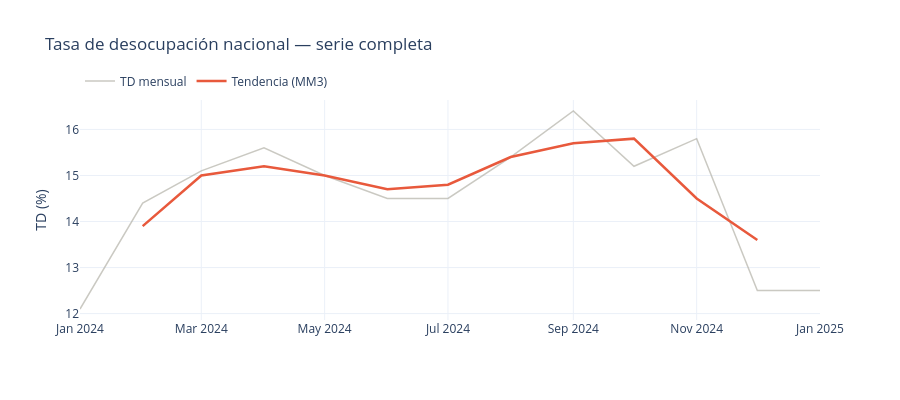
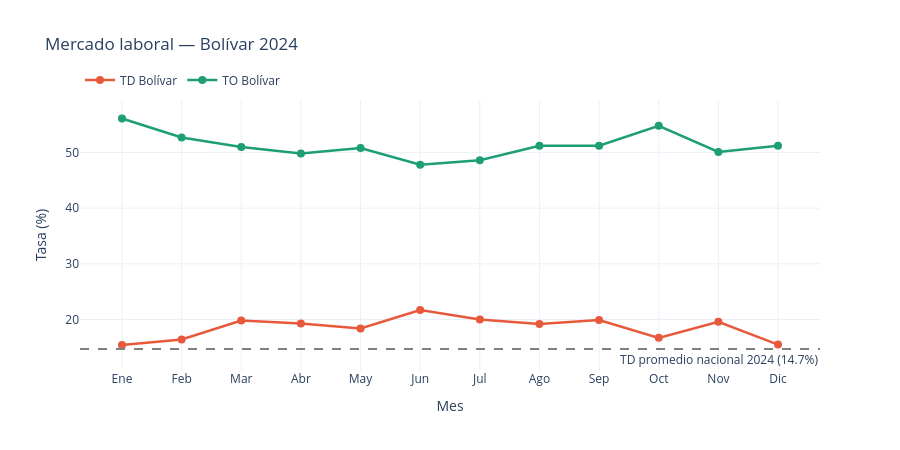
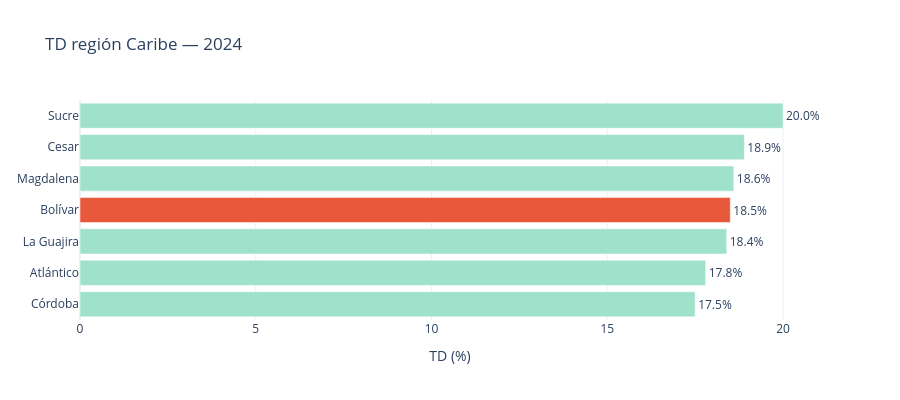
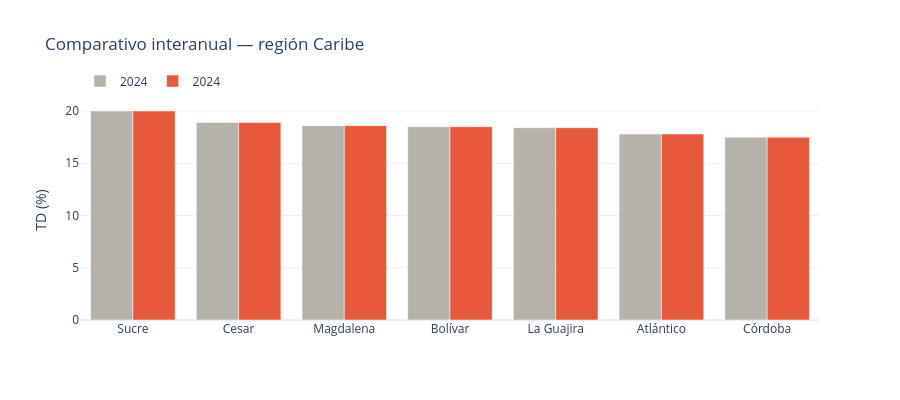

The cell these charts' notebook holds for them, in order:
### Code cell
# ═══════════════════════════════════════════════════════════
# 12. GRÁFICAS
# ═══════════════════════════════════════════════════════════

# ── G1: Serie completa nacional con tendencia ─────────────
fig1 = go.Figure()
fig1.add_trace(go.Scatter(
    x=ind_serie['periodo'], y=ind_serie['TD'],
    mode='lines', name='TD mensual',
    line=dict(color='#B4B2A9', width=1.5), opacity=0.7
))
fig1.add_trace(go.Scatter(
    x=ind_serie['periodo'], y=ind_serie['TD_mm3'],
    mode='lines', name='Tendencia (MM3)',
    line=dict(color='#E8593C', width=2.5)
))
fig1.update_layout(
    title='Tasa de desocupación nacional — serie completa',
    xaxis_title='', yaxis_title='TD (%)',
    template='plotly_white', height=400,
    legend=dict(orientation='h', yanchor='bottom', y=1.02)
)
fig1.show()

# ── G2: Bolívar mes a mes con referencia nacional ─────────
td_ref = ind_nac['TD'].mean().round(1)
fig2 = go.Figure()
fig2.add_trace(go.Scatter(
    x=ind_bolivar.index, y=ind_bolivar['TD'],
    mode='lines+markers', name='TD Bolívar',
    line=dict(color='#E8593C', width=2.5), marker=dict(size=8)
))
fig2.add_trace(go.Scatter(
    x=ind_bolivar.index, y=ind_bolivar['TO'],
    mode='lines+markers', name='TO Bolívar',
    line=dict(color='#1D9E75', width=2.5), marker=dict(size=8)
))
fig2.add_hline(
    y=td_ref, line_dash='dash', line_color='gray',
    annotation_text=f'TD promedio nacional {anno_completo} ({td_ref}%)',
    annotation_position='bottom right'
)
fig2.update_layout(
    title=f'Mercado laboral — Bolívar {anno_completo}',
    xaxis_title='Mes', yaxis_title='Tasa (%)',
    template='plotly_white', height=450,
    legend=dict(orientation='h', yanchor='bottom', y=1.02)
)
fig2.show()

# ── G3: Ranking Caribe ────────────────────────────────────
colores = ['#E8593C' if d == 'Bolívar' else '#9FE1CB' for d in ind_caribe.index]
fig3 = go.Figure(go.Bar(
    x=ind_caribe['TD'], y=ind_caribe.index, orientation='h',
    marker_color=colores,
    text=ind_caribe['TD'].astype(str)+'%', textposition='outside'
))
fig3.update_layout(
    title=f'TD región Caribe — {anno_completo}',
    xaxis_title='TD (%)', template='plotly_white', height=400,
    yaxis={'categoryorder':'total ascending'}
)
fig3.show()

# ── G4: Comparativo interanual Caribe ─────────────────────
fig4 = go.Figure()
fig4.add_trace(go.Bar(
    name=str(anno_anterior), x=comp_caribe.index,
    y=comp_caribe[f'TD_{anno_anterior}'], marker_color='#B4B2A9'
))
fig4.add_trace(go.Bar(
    name=str(anno_completo), x=comp_caribe.index,
    y=comp_caribe[f'TD_{anno_completo}'], marker_color='#E8593C'
))
fig4.update_layout(
    title='Comparativo interanual — región Caribe',
    barmode='group', yaxis_title='TD (%)',
    template='plotly_white', height=400,
    legend=dict(orientation='h', yanchor='bottom', y=1.02)
)
fig4.show()

# ── G5: Brecha de género por mes ──────────────────────────
fig5 = go.Figure()
fig5.add_trace(go.Scatter(
    x=td_g.index, y=td_g['Hombre'],
    mode='lines+markers', name='Hombre',
    line=dict(color='#185FA5', width=2)
))
fig5.add_trace(go.Scatter(
    x=td_g.index, y=td_g['Mujer'],
    mode='lines+markers', name='Mujer',
    line=dict(color='#D85A30', width=2)
))
fig5.update_layout(
    title=f'Brecha de género en TD — {anno_completo}',
    xaxis_title='Mes', yaxis_title='TD (%)',
    template='plotly_white', height=400,
    legend=dict(orientation='h', yanchor='bottom', y=1.02)
)
fig5.show()

### Figure 1 — Plotly figure (JSON) as saved in the notebook; plotly's stock layout.template omitted (floating-point values rounded to 4 significant figures)
{"data": [{"line": {"color": "#B4B2A9", "width": 1.5}, "mode": "lines", "name": "TD mensual", "opacity": 0.7, "type": "scatter", "x": ["2024-01-01T00:00:00.000000", "2024-02-01T00:00:00.000000", "2024-03-01T00:00:00.000000", "2024-04-01T00:00:00.000000", "2024-05-01T00:00:00.000000", "2024-06-01T00:00:00.000000", "2024-07-01T00:00:00.000000", "2024-08-01T00:00:00.000000", "2024-09-01T00:00:00.000000", "2024-10-01T00:00:00.000000", "2024-11-01T00:00:00.000000", "2024-12-01T00:00:00.000000", "2025-01-01T00:00:00.000000"], "y": [12.1, 14.4, 15.1, 15.6, 15.0, 14.5, 14.5, 15.4, 16.4, 15.2, 15.8, 12.5, 12.5]}, {"line": {"color": "#E8593C", "width": 2.5}, "mode": "lines", "name": "Tendencia (MM3)", "type": "scatter", "x": ["2024-01-01T00:00:00.000000", "2024-02-01T00:00:00.000000", "2024-03-01T00:00:00.000000", "2024-04-01T00:00:00.000000", "2024-05-01T00:00:00.000000", "2024-06-01T00:00:00.000000", "2024-07-01T00:00:00.000000", "2024-08-01T00:00:00.000000", "2024-09-01T00:00:00.000000", "2024-10-01T00:00:00.000000", "2024-11-01T00:00:00.000000", "2024-12-01T00:00:00.000000", "2025-01-01T00:00:00.000000"], "y": [NaN, 13.9, 15.0, 15.2, 15.0, 14.7, 14.8, 15.4, 15.7, 15.8, 14.5, 13.6, NaN]}], "layout": {"height": 400, "legend": {"orientation": "h", "y": 1.02, "yanchor": "bottom"}, "title": {"text": "Tasa de desocupación nacional — serie completa"}, "xaxis": {"title": {"text": ""}}, "yaxis": {"title": {"text": "TD (%)"}}}}

### Figure 2 — Plotly figure (JSON) as saved in the notebook; plotly's stock layout.template omitted (floating-point values rounded to 4 significant figures)
{"data": [{"line": {"color": "#E8593C", "width": 2.5}, "marker": {"size": 8}, "mode": "lines+markers", "name": "TD Bolívar", "type": "scatter", "x": ["Ene", "Feb", "Mar", "Abr", "May", "Jun", "Jul", "Ago", "Sep", "Oct", "Nov", "Dic"], "y": [15.4, 16.4, 19.8, 19.3, 18.4, 21.7, 20.0, 19.2, 19.9, 16.7, 19.6, 15.5]}, {"line": {"color": "#1D9E75", "width": 2.5}, "marker": {"size": 8}, "mode": "lines+markers", "name": "TO Bolívar", "type": "scatter", "x": ["Ene", "Feb", "Mar", "Abr", "May", "Jun", "Jul", "Ago", "Sep", "Oct", "Nov", "Dic"], "y": [56.1, 52.7, 51.0, 49.8, 50.8, 47.8, 48.6, 51.2, 51.2, 54.8, 50.1, 51.2]}], "layout": {"annotations": [{"showarrow": false, "text": "TD promedio nacional 2024 (14.7%)", "x": 1, "xanchor": "right", "xref": "x domain", "y": 14.7, "yanchor": "top", "yref": "y"}], "height": 450, "legend": {"orientation": "h", "y": 1.02, "yanchor": "bottom"}, "shapes": [{"line": {"color": "gray", "dash": "dash"}, "type": "line", "x0": 0, "x1": 1, "xref": "x domain", "y0": 14.7, "y1": 14.7, "yref": "y"}], "title": {"text": "Mercado laboral — Bolívar 2024"}, "xaxis": {"title": {"text": "Mes"}}, "yaxis": {"title": {"text": "Tasa (%)"}}}}

### Figure 3 — Plotly figure (JSON) as saved in the notebook; plotly's stock layout.template omitted (floating-point values rounded to 4 significant figures)
{"data": [{"marker": {"color": ["#9FE1CB", "#9FE1CB", "#9FE1CB", "#E8593C", "#9FE1CB", "#9FE1CB", "#9FE1CB"]}, "orientation": "h", "text": ["20.0%", "18.9%", "18.6%", "18.5%", "18.4%", "17.8%", "17.5%"], "textposition": "outside", "type": "bar", "x": [20.0, 18.9, 18.6, 18.5, 18.4, 17.8, 17.5], "y": ["Sucre", "Cesar", "Magdalena", "Bolívar", "La Guajira", "Atlántico", "Córdoba"]}], "layout": {"height": 400, "title": {"text": "TD región Caribe — 2024"}, "xaxis": {"title": {"text": "TD (%)"}}, "yaxis": {"categoryorder": "total ascending"}}}

### Figure 4 — Plotly figure (JSON) as saved in the notebook; plotly's stock layout.template omitted (floating-point values rounded to 4 significant figures)
{"data": [{"marker": {"color": "#B4B2A9"}, "name": "2024", "type": "bar", "x": ["Sucre", "Cesar", "Magdalena", "Bolívar", "La Guajira", "Atlántico", "Córdoba"], "y": [20.0, 18.9, 18.6, 18.5, 18.4, 17.8, 17.5]}, {"marker": {"color": "#E8593C"}, "name": "2024", "type": "bar", "x": ["Sucre", "Cesar", "Magdalena", "Bolívar", "La Guajira", "Atlántico", "Córdoba"], "y": [20.0, 18.9, 18.6, 18.5, 18.4, 17.8, 17.5]}], "layout": {"barmode": "group", "height": 400, "legend": {"orientation": "h", "y": 1.02, "yanchor": "bottom"}, "title": {"text": "Comparativo interanual — región Caribe"}, "yaxis": {"title": {"text": "TD (%)"}}}}
